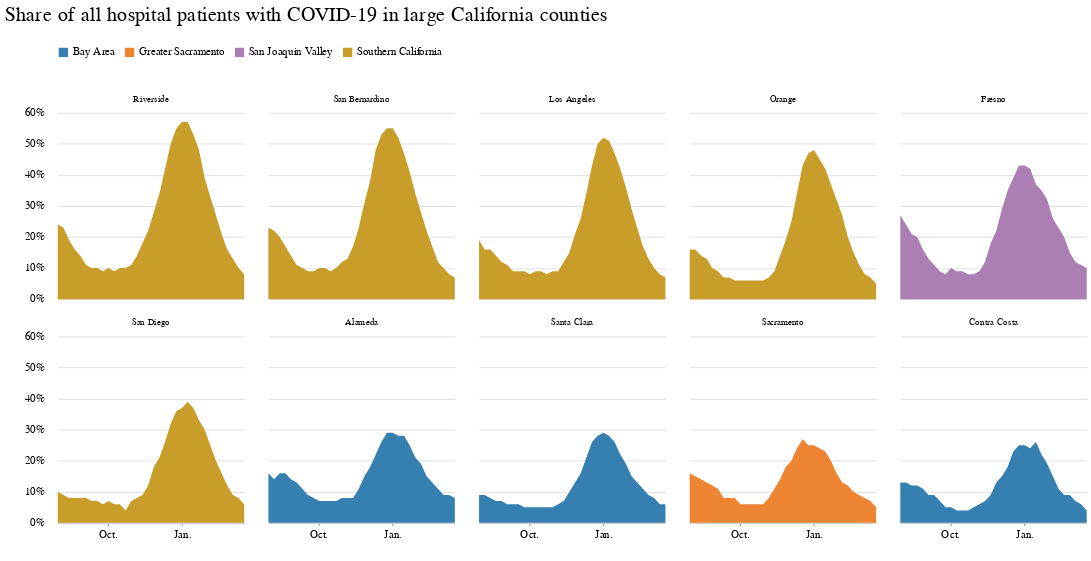

Notebook source saved alongside this figure:
### Code cell
chart = (
    alt.Chart(big_counties_grouped)
    .mark_area()
    .encode(
        x=alt.X(
            "week:T", axis=alt.Axis(grid=False, format="%b.", title=" ", tickCount=4)
        ),
        y=alt.Y(
            "covid_patients_share",
            title=" ",
            axis=alt.Axis(
                format="%",
                title="",
                tickCount=5,
                gridColor="#dddddd",
                offset=6,
                tickSize=0,
                domainOpacity=0,
            ),
        ),
        facet=alt.Facet(
            "county",
            columns=5,
            title=" ",
            sort=alt.EncodingSortField(
                "covid_patients_share", op="max", order="descending"
            ),
        ),
        color=alt.Color("region", legend=alt.Legend(orient="top", title=" ")),
    )
    .properties(
        width=200,
        height=200,
        title="Share of all hospital patients with COVID-19 in large California counties",
    )
)

chart.configure_view(strokeOpacity=0)

### Figure 1 — Vega-Lite specification as saved in the notebook (floating-point values rounded to 4 significant figures; data arrays with more than 128 entries replaced by an {"elided": "..."} marker saying what was removed)
{"config": {"view": {"width": 800, "height": 450, "strokeOpacity": 0}, "background": "#ffffff", "title": {"anchor": "start", "font": "Benton Gothic Bold, sans", "fontColor": "#000000", "fontSize": 22, "fontWeight": "normal"}, "arc": {"fill": "#82c6df"}, "area": {"fill": "#82c6df"}, "line": {"stroke": "#82c6df", "strokeWidth": 3}, "path": {"stroke": "#82c6df"}, "rect": {"fill": "#82c6df"}, "shape": {"stroke": "#82c6df"}, "bar": {"fill": "#82c6df"}, "point": {"stroke": "#82c6df"}, "symbol": {"fill": "#82c6df", "size": 30}, "axis": {"titleFont": "Benton Gothic Bold, sans", "titleFontSize": 13, "titleFontWeight": "normal", "labelFont": "Benton Gothic, sans", "labelFontSize": 11.5, "labelFontWeight": "normal"}, "axisX": {"labelAngle": 0, "labelPadding": 4, "tickSize": 3}, "axisY": {"labelBaseline": "middle", "maxExtent": 45, "minExtent": 45, "tickSize": 2, "titleAlign": "left", "titleAngle": 0, "titleX": -45, "titleY": -11}, "legend": {"titleFont": "Benton Gothic Bold, sans", "titleFontSize": 13, "titleFontWeight": "normal", "symbolType": "square", "labelFont": "Benton Gothic, sans", "labelFontSize": 11.5}, "range": {"category": ["#3580b1", "#ec8431", "#ab7fb4", "#c89d29", "#adc839", "#829eb1"], "diverging": ["#e68a4f", "#f4bb6a", "#f9e39c", "#dadfe2", "#a6b7c6", "#849eae"], "heatmap": ["#fbf2c7", "#f9e39c", "#f8d36e", "#f4bb6a", "#e68a4f", "#d15a40", "#ab4232"], "ordinal": ["#fbf2c7", "#f9e39c", "#f8d36e", "#f4bb6a", "#e68a4f", "#d15a40", "#ab4232"], "ramp": ["#fbf2c7", "#f9e39c", "#f8d36e", "#f4bb6a", "#e68a4f", "#d15a40", "#ab4232"]}}, "data": {"name": "data-560822a1dac7816d4c3187bd235692b6"}, "mark": "area", "encoding": {"color": {"type": "nominal", "field": "region", "legend": {"orient": "top", "title": " "}}, "facet": {"type": "nominal", "columns": 5, "field": "county", "sort": {"field": "covid_patients_share", "op": "max", "order": "descending"}, "title": " "}, "x": {"type": "temporal", "axis": {"format": "%b.", "grid": false, "tickCount": 4, "title": " "}, "field": "week"}, "y": {"type": "quantitative", "axis": {"domainOpacity": 0, "format": "%", "gridColor": "#dddddd", "offset": 6, "tickCount": 5, "tickSize": 0, "title": ""}, "field": "covid_patients_share", "title": " "}}, "height": 200, "title": "Share of all hospital patients with COVID-19 in large California counties", "width": 200, "$schema": "https://vega.github.io/schema/vega-lite/v4.0.2.json", "datasets": {"data-560822a1dac7816d4c3187bd235692b6": {"elided": "340 records"}}}
